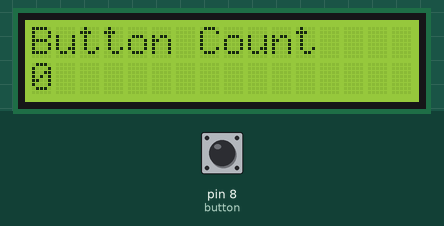
A sketch run on a simulated Arduino Uno, built with avr-gcc and run on an emulated ATmega328P. Shown: 16×2 character LCD. The test bench sets the inputs (shaded band); at power-on: pin 8 (button) LOW.

Above: at 1.2 s.
1.3 s: pin 8 (button) pulled HIGH for 1 s
At 3.1 s:
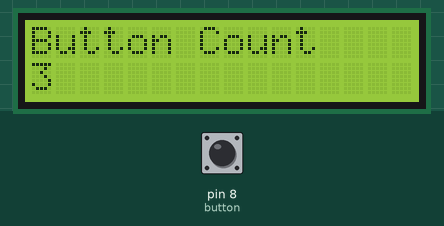
3.8 s: pin 8 (button) pulled HIGH for 0.15 s
At 4.8 s:
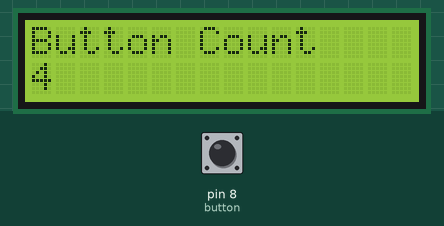
5.5 s: pin 8 (button) pulled HIGH for 0.15 s
At 6.1 s:
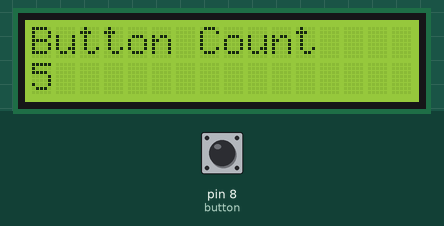
7.2 s: pin 8 (button) pulled HIGH for 1 s
At 8.8 s:
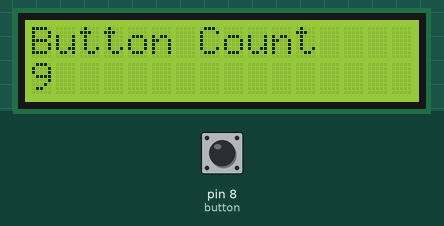
Timing chart, 0 to 10.3 s (numbered marks = the images above; inputs shaded):
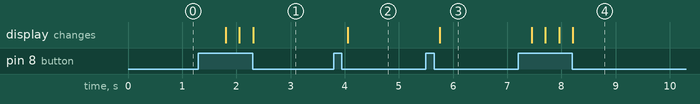

The sketch:

TASK_1.ino
```cpp
#include <LiquidCrystal.h>
int button=8;
int val;
int count=0;
int press; int Y;
const int rs = 12, en = 11, d4 = 5, d5 = 4, d6 = 3, d7 = 2;
LiquidCrystal lcd(rs, en, d4, d5, d6, d7);

void setup() {
  lcd.begin(16, 2);
  pinMode(button,INPUT);
}

void loop() {
  val=digitalRead(button);
  if(val==HIGH){
    press=count++;
    delay(250);
  }
  lcd.setCursor(0, 0);
  lcd.print("Button Count");
  lcd.setCursor(0, 1);
  lcd.print(press);

}
```

Measured:
- after the input at 1.3 s, the display: first changes after 0.51 s (image 1 shows a later state)
- after the input at 3.8 s, the display: changes after 0.25 s (image 2)
- after the input at 5.5 s, the display: changes after 0.25 s (image 3)
- after the input at 7.2 s, the display: first changes after 0.25 s (image 4 shows a later state)
